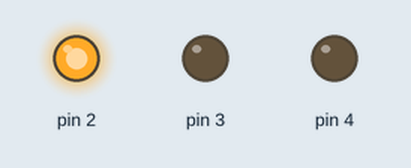
Simulated run of this sketch. Board: Arduino Uno, built with avr-gcc and run on an emulated ATmega328P. On the bench: output pins drawn as LEDs (lit = HIGH). The local clock reads 2024-03-15 10:24:30 at power-on unless the sketch sets it; what the sketch prints to the serial monitor is not drawn.

Above: at 0.1 s.
Timing chart, 0 to 1.6 s (numbered marks = the images above):
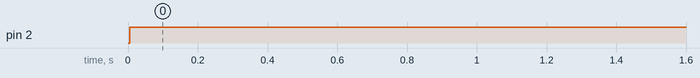

Measured:
- by itself, pin 2: LOW → HIGH at 0.00 s

The sketch:

Stoplight_Project_Code.ino
```cpp
#include "RTClib.h"

#define PERIOD 0
#define WARNING 1
#define PASSING 2

RTC_PCF8523 rtc;

int state = PERIOD;

//char daysOfTheWeek[7][12] = {"Sunday", "Monday", "Tuesday", "Wednesday", "Thursday", "Friday", "Saturday"};

/*
  //test array
  int testA [30][2] {
  {1, 31},
  {2, 32},
  {3, 33},
  {4, 34},
  {5, 35},
  {6, 36},
  {7, 37},
  {8, 38},
  {9, 39},
  {10, 40},
  {11, 41},
  {12, 42},
  {13, 43},
  {14, 44},
  {15, 45},
  {16, 46},
  {17, 47},
  {18, 48},
  {19, 49},
  {20, 50},
  {21, 51},
  {22, 52},
  {23, 53},
  {24, 54},
  {26, 55},
  {27, 56},
  {28, 57},
  {29, 58},
  {30, 59},
  };
*/

/*
  int hoursDay[] = {0, 1, 2, 3, 4, 5, 6, 7, 8, 9, 10, 11, 12, 13, 14, 15, 16, 17, 18, 19, 20 ,21, 22, 23, 24};
  int mins[] = {-1, 0, 1, 2, 3, 4, 5, 6, 7, 8, 9, 10, 11, 12, 13, 14, 15, 16, 17, 18, 19, 20, 21, 22, 23, 24, 25, 26, 27, 28, 29, 30, 31, 32, 33, 34, 35, 36, 37, 38, 39, 40, 41, 42, 43, 44, 45, 46, 47, 48, 49, 50, 51, 52, 53, 54, 55, 56, 57, 58, 59, 60};
  int secs[] = {-1, 0, 1, 2, 3, 4, 5, 6, 7, 8, 9, 10, 11, 12, 13, 14, 15, 16, 17, 18, 19, 20, 21, 22, 23, 24, 25, 26, 27, 28, 29, 30, 31, 32, 33, 34, 35, 36, 37, 38, 39, 40, 41, 42, 43, 44, 45, 46, 47, 48, 49, 50, 51, 52, 53, 54, 55, 56, 57, 58, 59, 60};
*/

int schReg[15][2] {
  {7, 45},
  {7, 49},
  {7, 52},
  {8, 48},
  {8, 51},
  {9, 47},
  {9, 50},
  {10, 46},
  {10, 51},
  {11, 47},
  {12, 20},
  {12, 23},
  {13, 19},
  {13, 22},
  {14, 18},
};


int convert_time(int hrs, int mns) {
  int conv_time;
  conv_time = hrs * 60;
  conv_time = conv_time + mns;
  return conv_time;
};


void setup () {
  Serial.begin(57600);

  if (! rtc.begin()) {
    Serial.println("Couldn't find RTC");
    Serial.flush();
    abort();
  }

  if (! rtc.initialized() || rtc.lostPower()) {
    Serial.println("RTC is NOT initialized, let's set the time!");
    rtc.adjust(DateTime(F(__DATE__), F(__TIME__)));
  }


  rtc.start();

/*

  float drift = 43; // seconds plus or minus over oservation period - set to 0 to cancel previous calibration.
  float period_sec = (7 * 86400);  // total obsevation period in seconds (86400 = seconds in 1 day:  7 days = (7 * 86400) seconds )
  float deviation_ppm = (drift / period_sec * 1000000); //  deviation in parts per million (μs)
  float drift_unit = 4.34; // use with offset mode PCF8523_TwoHours

  int offset = round(deviation_ppm / drift_unit);


  Serial.print("Offset is "); Serial.println(offset); // Print to control offset
*/
  pinMode(2, OUTPUT);
  pinMode(3, OUTPUT);
  pinMode(4, OUTPUT);
}

void loop () {
  DateTime now = rtc.now();


  //prints time readout
  Serial.print("The current time is ");
  Serial.print(now.hour());
  Serial.print(" h ");
  Serial.print(now.minute());
  Serial.print(" m ");
  Serial.print(now.second());
  Serial.print(" s ");
  Serial.println();

  int hrs = now.hour();
  int mins = now.minute();
  int secs = now.second();


  //test variables to turn hours to minutes, minutes to seconds, (for testing)
  /*
    int z = 24/60;
    int hrs = now.minute(); * z
    int mins = now.second();
  */

  //variable that adds the hours and minutes and converts it into # of mins (time is taken from array)
  int netTime = convert_time(schReg[3][0], schReg[3][1]);
  int nowTime = convert_time(hrs, mins);
  //code that prints the net time in # of mins (set above)
  Serial.print("netTime:");
  Serial.println(netTime);
  Serial.print("nowTime:");
  Serial.println(nowTime);
  Serial.print("convert_time:" );
  Serial.println(convert_time(schReg[5][0], schReg[5][1])); //prints the set converted time from the array

  /*
    for (int x = 0; x <= 13; x++) {
      if (((nowTime >= convert_time(schReg[x][0], schReg[x][1])) &&  (nowTime <= convert_time(schReg[x + 1][0], schReg[x + 1][1])))) {
        //digitalWrite(2, HIGH);
        Serial.println("hello");

      } else {
        digitalWrite(2, LOW);
      }
  */
  /*
    Serial.print("nowTime: ");
    Serial.println(nowTime);
    Serial.println(convert_time(schReg[x][0], schReg[x][1]));
  */


  if (nowTime >= convert_time(schReg[9][0], schReg[9][1]) && nowTime <= convert_time(schReg[10][0], schReg[10][1])) {
    digitalWrite(4, HIGH);
  } else  {
    digitalWrite(4, LOW);
  }

  if (state == PERIOD) {
    //set led green
    digitalWrite(2, HIGH);
    for (int x = 0; x <= 13; x++) {
      int p_begin = convert_time(schReg[x][0], schReg[x][1]);
      int p_end = convert_time(schReg[x + 1][0], schReg[x + 1][1]) - 7;
      if (nowTime >=  p_begin &&  nowTime <= p_end ) {
        state = PERIOD;
        Serial.println("Green");
      }
    }
  } else if (state == WARNING) {
    //set led yellow
    digitalWrite(3, HIGH);
    for (int x = 0; x <= 13; x++) {
      int p_begin = convert_time(schReg[x][0], schReg[x][1]);
      int p_end = convert_time(schReg[x + 1][0], schReg[x + 1][1]);
      if (nowTime >=  p_end - 5 &&  nowTime <= p_end ) {
        state = PASSING;
        Serial.println("Yellow");
      } else if (state == PASSING) {
        // set led red
        digitalWrite(4, HIGH);
        for (int x = 0; x <= 13; x++) {
          if (((nowTime <= convert_time(schReg[x][0], schReg[x][1])) &&  (nowTime >= convert_time(schReg[x + 1][0], schReg[x + 1][1])))) {
            state = PERIOD;
            Serial.print("Red");
          }
        }
      }
    }
  }

  //comment in code as needed
  /*
    //code to print the hour that you want in the array
    Serial.print(schReg[1][0]);
    Serial.print(" : ");
    //code to print the minute that you want in the array
    Serial.print(schReg[1][1]);
    Serial.println();
  */
  /*
    // (BASIC DOESN"T USE ARRAYS) goes green 1 second, yellow 2 seconds, red 3 seconds, then repeats through the whole minute
    if (now.second() == 1 || now.second() == 4 || now.second() == 7 || now.second() == 10 || now.second() == 13 || now.second() == 16 || now.second() == 19 || now.second() == 22 || now.second() == 25 || now.second() == 28 || now.second() == 31 || now.second() == 34
        || now.second() == 37 || now.second() == 40 || now.second() == 43 || now.second() == 46 || now.second() == 49 || now.second() == 52 || now.second() == 55 || now.second() == 58) {
      digitalWrite(2, HIGH);
    } else {
      digitalWrite(2, LOW);
    }

    if (now.second() == 2 || now.second() == 5 || now.second() == 8 || now.second() == 11 || now.second() == 14 || now.second() == 17 || now.second() == 20 || now.second() == 23 || now.second() == 26 || now.second() == 29 || now.second() == 32 || now.second() == 35
        || now.second() == 38 || now.second() == 41 || now.second() == 44 || now.second() == 47 || now.second() == 50 || now.second() == 53 || now.second() == 56 || now.second() == 59) {
      digitalWrite(3, HIGH);
    } else {
      digitalWrite(3, LOW);
    }

    if (now.second() == 3 || now.second() == 6 || now.second() == 9 || now.second() == 12 || now.second() == 15 || now.second() == 18 || now.second() == 21 || now.second() == 24 || now.second() == 27 || now.second() == 30 || now.second() == 33 || now.second() == 36
        || now.second() == 39 || now.second() == 42 || now.second() == 45 || now.second() == 48 || now.second() == 51 || now.second() == 54 || now.second() == 57 || now.second() == 0) {
      digitalWrite(4, HIGH);
    } else {
      digitalWrite(4, LOW);
    }
  */


  delay(1000);
}
```
